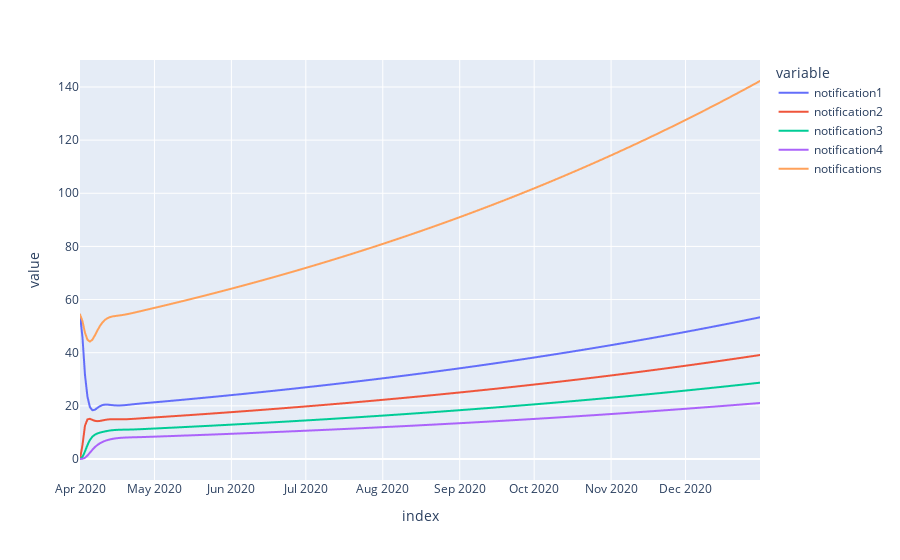

Notebook code for this chart:
### Code cell
fig = px.line(m.get_derived_outputs_df())
fig.show()

### Figure 1 — Plotly figure (JSON) as saved in the notebook; plotly's stock layout.template omitted (floating-point values rounded to 4 significant figures; data arrays with more than 128 entries replaced by an {"elided": "..."} marker saying what was removed)
{"data": [{"hovertemplate": "variable=notification1<br>index=%{x}<br>value=%{y}<extra></extra>", "legendgroup": "notification1", "line": {"color": "#636efa", "dash": "solid"}, "marker": {"symbol": "circle"}, "mode": "lines", "name": "notification1", "showlegend": true, "type": "scattergl", "x": {"elided": "275 str values"}, "xaxis": "x", "y": {"elided": "275 float values"}, "yaxis": "y"}, {"hovertemplate": "variable=notification2<br>index=%{x}<br>value=%{y}<extra></extra>", "legendgroup": "notification2", "line": {"color": "#EF553B", "dash": "solid"}, "marker": {"symbol": "circle"}, "mode": "lines", "name": "notification2", "showlegend": true, "type": "scattergl", "x": {"elided": "275 str values"}, "xaxis": "x", "y": {"elided": "275 float values"}, "yaxis": "y"}, {"hovertemplate": "variable=notification3<br>index=%{x}<br>value=%{y}<extra></extra>", "legendgroup": "notification3", "line": {"color": "#00cc96", "dash": "solid"}, "marker": {"symbol": "circle"}, "mode": "lines", "name": "notification3", "showlegend": true, "type": "scattergl", "x": {"elided": "275 str values"}, "xaxis": "x", "y": {"elided": "275 float values"}, "yaxis": "y"}, {"hovertemplate": "variable=notification4<br>index=%{x}<br>value=%{y}<extra></extra>", "legendgroup": "notification4", "line": {"color": "#ab63fa", "dash": "solid"}, "marker": {"symbol": "circle"}, "mode": "lines", "name": "notification4", "showlegend": true, "type": "scattergl", "x": {"elided": "275 str values"}, "xaxis": "x", "y": {"elided": "275 float values"}, "yaxis": "y"}, {"hovertemplate": "variable=notifications<br>index=%{x}<br>value=%{y}<extra></extra>", "legendgroup": "notifications", "line": {"color": "#FFA15A", "dash": "solid"}, "marker": {"symbol": "circle"}, "mode": "lines", "name": "notifications", "showlegend": true, "type": "scattergl", "x": {"elided": "275 str values"}, "xaxis": "x", "y": {"elided": "275 float values"}, "yaxis": "y"}], "layout": {"legend": {"title": {"text": "variable"}, "tracegroupgap": 0}, "margin": {"t": 60}, "xaxis": {"anchor": "y", "domain": [0, 1], "title": {"text": "index"}}, "yaxis": {"anchor": "x", "domain": [0, 1], "title": {"text": "value"}}}}
